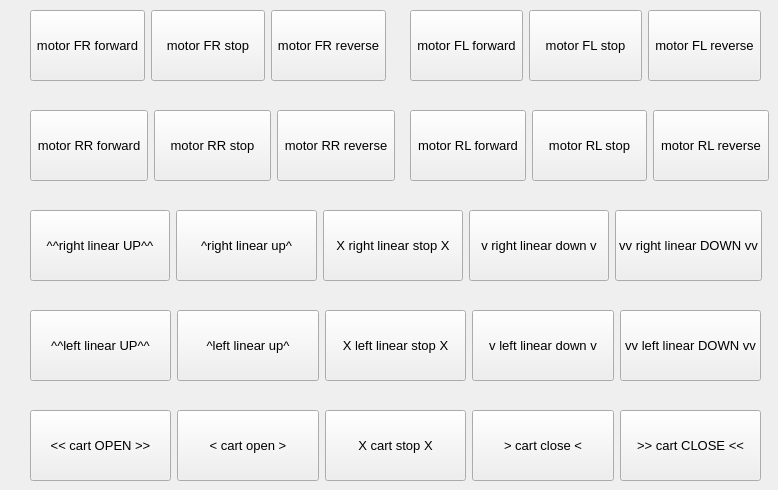
        <widget class="QWidget" name="manual_motors_page">
         <widget class="QWidget" name="horizontalLayoutWidget_42">
          <property name="geometry">
           <rect>
            <x>30</x>
            <y>10</y>
            <width>356</width>
            <height>71</height>
           </rect>
          </property>
          <layout class="QHBoxLayout" name="horizontalLayout_46">
           <item>
            <widget class="QPushButton" name="motor_spin_button_fr">
             <property name="sizePolicy">
              <sizepolicy hsizetype="Minimum" vsizetype="Preferred">
               <horstretch>0</horstretch>
               <verstretch>0</verstretch>
              </sizepolicy>
             </property>
             <property name="font">
              <font>
               <pointsize>10</pointsize>
               <weight>50</weight>
               <bold>false</bold>
              </font>
             </property>
             <property name="text">
              <string>motor FR forward</string>
             </property>
            </widget>
           </item>
           <item>
            <widget class="QPushButton" name="motor_stop_button_fr">
             <property name="sizePolicy">
              <sizepolicy hsizetype="Minimum" vsizetype="Preferred">
               <horstretch>0</horstretch>
               <verstretch>0</verstretch>
              </sizepolicy>
             </property>
             <property name="font">
              <font>
               <pointsize>10</pointsize>
               <weight>50</weight>
               <bold>false</bold>
              </font>
             </property>
             <property name="text">
              <string>motor FR stop</string>
             </property>
            </widget>
           </item>
           <item>
            <widget class="QPushButton" name="motor_reverse_button_fr">
             <property name="sizePolicy">
              <sizepolicy hsizetype="Minimum" vsizetype="Preferred">
               <horstretch>0</horstretch>
               <verstretch>0</verstretch>
              </sizepolicy>
             </property>
             <property name="font">
              <font>
               <pointsize>10</pointsize>
               <weight>50</weight>
               <bold>false</bold>
              </font>
             </property>
             <property name="text">
              <string>motor FR reverse</string>
             </property>
            </widget>
           </item>
          </layout>
         </widget>
         <widget class="QWidget" name="horizontalLayoutWidget_43">
          <property name="geometry">
           <rect>
            <x>410</x>
            <y>10</y>
            <width>351</width>
            <height>71</height>
           </rect>
          </property>
          <layout class="QHBoxLayout" name="horizontalLayout_47">
           <item>
            <widget class="QPushButton" name="motor_spin_button_fl">
             <property name="sizePolicy">
              <sizepolicy hsizetype="Minimum" vsizetype="Preferred">
               <horstretch>0</horstretch>
               <verstretch>0</verstretch>
              </sizepolicy>
             </property>
             <property name="font">
              <font>
               <pointsize>10</pointsize>
               <weight>50</weight>
               <bold>false</bold>
              </font>
             </property>
             <property name="text">
              <string>motor FL forward</string>
             </property>
            </widget>
           </item>
           <item>
            <widget class="QPushButton" name="motor_stop_button_fl">
             <property name="sizePolicy">
              <sizepolicy hsizetype="Minimum" vsizetype="Preferred">
               <horstretch>0</horstretch>
               <verstretch>0</verstretch>
              </sizepolicy>
             </property>
             <property name="font">
              <font>
               <pointsize>10</pointsize>
               <weight>50</weight>
               <bold>false</bold>
              </font>
             </property>
             <property name="text">
              <string>motor FL stop</string>
             </property>
            </widget>
           </item>
           <item>
            <widget class="QPushButton" name="motor_reverse_button_fl">
             <property name="sizePolicy">
              <sizepolicy hsizetype="Minimum" vsizetype="Preferred">
               <horstretch>0</horstretch>
               <verstretch>0</verstretch>
              </sizepolicy>
             </property>
             <property name="font">
              <font>
               <pointsize>10</pointsize>
               <weight>50</weight>
               <bold>false</bold>
              </font>
             </property>
             <property name="text">
              <string>motor FL reverse</string>
             </property>
            </widget>
           </item>
          </layout>
         </widget>
         <widget class="QWidget" name="horizontalLayoutWidget_44">
          <property name="geometry">
           <rect>
            <x>30</x>
            <y>110</y>
            <width>365</width>
            <height>71</height>
           </rect>
          </property>
          <layout class="QHBoxLayout" name="horizontalLayout_48">
           <item>
            <widget class="QPushButton" name="motor_spin_button_rr">
             <property name="sizePolicy">
              <sizepolicy hsizetype="Minimum" vsizetype="Preferred">
               <horstretch>0</horstretch>
               <verstretch>0</verstretch>
              </sizepolicy>
             </property>
             <property name="font">
              <font>
               <pointsize>10</pointsize>
               <weight>50</weight>
               <bold>false</bold>
              </font>
             </property>
             <property name="text">
              <string>motor RR forward</string>
             </property>
            </widget>
           </item>
           <item>
            <widget class="QPushButton" name="motor_stop_button_rr">
             <property name="sizePolicy">
              <sizepolicy hsizetype="Minimum" vsizetype="Preferred">
               <horstretch>0</horstretch>
               <verstretch>0</verstretch>
              </sizepolicy>
             </property>
             <property name="font">
              <font>
               <pointsize>10</pointsize>
               <weight>50</weight>
               <bold>false</bold>
              </font>
             </property>
             <property name="text">
              <string>motor RR stop</string>
             </property>
            </widget>
           </item>
           <item>
            <widget class="QPushButton" name="motor_reverse_button_rr">
             <property name="sizePolicy">
              <sizepolicy hsizetype="Minimum" vsizetype="Preferred">
               <horstretch>0</horstretch>
               <verstretch>0</verstretch>
              </sizepolicy>
             </property>
             <property name="font">
              <font>
               <pointsize>10</pointsize>
               <weight>50</weight>
               <bold>false</bold>
              </font>
             </property>
             <property name="text">
              <string>motor RR reverse</string>
             </property>
            </widget>
           </item>
          </layout>
         </widget>
         <widget class="QWidget" name="horizontalLayoutWidget_45">
          <property name="geometry">
           <rect>
            <x>410</x>
            <y>110</y>
            <width>359</width>
            <height>71</height>
           </rect>
          </property>
          <layout class="QHBoxLayout" name="horizontalLayout_49">
           <item>
            <widget class="QPushButton" name="motor_spin_button_rl">
             <property name="sizePolicy">
              <sizepolicy hsizetype="Minimum" vsizetype="Preferred">
               <horstretch>0</horstretch>
               <verstretch>0</verstretch>
              </sizepolicy>
             </property>
             <property name="font">
              <font>
               <pointsize>10</pointsize>
               <weight>50</weight>
               <bold>false</bold>
              </font>
             </property>
             <property name="text">
              <string>motor RL forward</string>
             </property>
            </widget>
           </item>
           <item>
            <widget class="QPushButton" name="motor_stop_button_rl">
             <property name="sizePolicy">
              <sizepolicy hsizetype="Minimum" vsizetype="Preferred">
               <horstretch>0</horstretch>
               <verstretch>0</verstretch>
              </sizepolicy>
             </property>
             <property name="font">
              <font>
               <pointsize>10</pointsize>
               <weight>50</weight>
               <bold>false</bold>
              </font>
             </property>
             <property name="text">
              <string>motor RL stop</string>
             </property>
            </widget>
           </item>
           <item>
            <widget class="QPushButton" name="motor_reverse_button_rl">
             <property name="sizePolicy">
              <sizepolicy hsizetype="Minimum" vsizetype="Preferred">
               <horstretch>0</horstretch>
               <verstretch>0</verstretch>
              </sizepolicy>
             </property>
             <property name="font">
              <font>
               <pointsize>10</pointsize>
               <weight>50</weight>
               <bold>false</bold>
              </font>
             </property>
             <property name="text">
              <string>motor RL reverse</string>
             </property>
            </widget>
           </item>
          </layout>
         </widget>
         <widget class="QWidget" name="horizontalLayoutWidget_46">
          <property name="geometry">
           <rect>
            <x>30</x>
            <y>210</y>
            <width>732</width>
            <height>71</height>
           </rect>
          </property>
          <layout class="QHBoxLayout" name="horizontalLayout_50">
           <item>
            <widget class="QPushButton" name="motor_right_linear_big_up">
             <property name="sizePolicy">
              <sizepolicy hsizetype="Minimum" vsizetype="Preferred">
               <horstretch>0</horstretch>
               <verstretch>0</verstretch>
              </sizepolicy>
             </property>
             <property name="font">
              <font>
               <pointsize>10</pointsize>
               <weight>50</weight>
               <bold>false</bold>
              </font>
             </property>
             <property name="text">
              <string>^^right linear UP^^</string>
             </property>
            </widget>
           </item>
           <item>
            <widget class="QPushButton" name="motor_right_linear_small_up">
             <property name="sizePolicy">
              <sizepolicy hsizetype="Minimum" vsizetype="Preferred">
               <horstretch>0</horstretch>
               <verstretch>0</verstretch>
              </sizepolicy>
             </property>
             <property name="font">
              <font>
               <pointsize>10</pointsize>
               <weight>50</weight>
               <bold>false</bold>
              </font>
             </property>
             <property name="text">
              <string>^right linear up^</string>
             </property>
            </widget>
           </item>
           <item>
            <widget class="QPushButton" name="motor_right_linear_stop">
             <property name="sizePolicy">
              <sizepolicy hsizetype="Minimum" vsizetype="Preferred">
               <horstretch>0</horstretch>
               <verstretch>0</verstretch>
              </sizepolicy>
             </property>
             <property name="font">
              <font>
               <pointsize>10</pointsize>
               <weight>50</weight>
               <bold>false</bold>
              </font>
             </property>
             <property name="text">
              <string>X right linear stop X</string>
             </property>
            </widget>
           </item>
           <item>
            <widget class="QPushButton" name="motor_right_linear_small_down">
             <property name="sizePolicy">
              <sizepolicy hsizetype="Minimum" vsizetype="Preferred">
               <horstretch>0</horstretch>
               <verstretch>0</verstretch>
              </sizepolicy>
             </property>
             <property name="font">
              <font>
               <pointsize>10</pointsize>
               <weight>50</weight>
               <bold>false</bold>
              </font>
             </property>
             <property name="text">
              <string>v right linear down v</string>
             </property>
            </widget>
           </item>
           <item>
            <widget class="QPushButton" name="motor_right_linear_big_down">
             <property name="sizePolicy">
              <sizepolicy hsizetype="Minimum" vsizetype="Preferred">
               <horstretch>0</horstretch>
               <verstretch>0</verstretch>
              </sizepolicy>
             </property>
             <property name="font">
              <font>
               <pointsize>10</pointsize>
               <weight>50</weight>
               <bold>false</bold>
              </font>
             </property>
             <property name="text">
              <string>vv right linear DOWN vv</string>
             </property>
            </widget>
           </item>
          </layout>
         </widget>
         <widget class="QWidget" name="horizontalLayoutWidget_47">
          <property name="geometry">
           <rect>
            <x>30</x>
            <y>310</y>
            <width>731</width>
            <height>71</height>
           </rect>
          </property>
          <layout class="QHBoxLayout" name="horizontalLayout_51">
           <item>
            <widget class="QPushButton" name="motor_left_linear_big_up">
             <property name="sizePolicy">
              <sizepolicy hsizetype="Minimum" vsizetype="Preferred">
               <horstretch>0</horstretch>
               <verstretch>0</verstretch>
              </sizepolicy>
             </property>
             <property name="font">
              <font>
               <pointsize>10</pointsize>
               <weight>50</weight>
               <bold>false</bold>
              </font>
             </property>
             <property name="text">
              <string>^^left linear UP^^</string>
             </property>
            </widget>
           </item>
           <item>
            <widget class="QPushButton" name="motor_left_linear_small_up">
             <property name="sizePolicy">
              <sizepolicy hsizetype="Minimum" vsizetype="Preferred">
               <horstretch>0</horstretch>
               <verstretch>0</verstretch>
              </sizepolicy>
             </property>
             <property name="font">
              <font>
               <pointsize>10</pointsize>
               <weight>50</weight>
               <bold>false</bold>
              </font>
             </property>
             <property name="text">
              <string>^left linear up^</string>
             </property>
            </widget>
           </item>
           <item>
            <widget class="QPushButton" name="motor_left_linear_stop">
             <property name="sizePolicy">
              <sizepolicy hsizetype="Minimum" vsizetype="Preferred">
               <horstretch>0</horstretch>
               <verstretch>0</verstretch>
              </sizepolicy>
             </property>
             <property name="font">
              <font>
               <pointsize>10</pointsize>
               <weight>50</weight>
               <bold>false</bold>
              </font>
             </property>
             <property name="text">
              <string>X left linear stop X</string>
             </property>
            </widget>
           </item>
           <item>
            <widget class="QPushButton" name="motor_left_linear_small_down">
             <property name="sizePolicy">
              <sizepolicy hsizetype="Minimum" vsizetype="Preferred">
               <horstretch>0</horstretch>
               <verstretch>0</verstretch>
              </sizepolicy>
             </property>
             <property name="font">
              <font>
               <pointsize>10</pointsize>
               <weight>50</weight>
               <bold>false</bold>
              </font>
             </property>
             <property name="text">
              <string>v left linear down v</string>
             </property>
            </widget>
           </item>
           <item>
            <widget class="QPushButton" name="motor_left_linear_big_down">
             <property name="sizePolicy">
              <sizepolicy hsizetype="Minimum" vsizetype="Preferred">
               <horstretch>0</horstretch>
               <verstretch>0</verstretch>
              </sizepolicy>
             </property>
             <property name="font">
              <font>
               <pointsize>10</pointsize>
               <weight>50</weight>
               <bold>false</bold>
              </font>
             </property>
             <property name="text">
              <string>vv left linear DOWN vv</string>
             </property>
            </widget>
           </item>
          </layout>
         </widget>
         <widget class="QWidget" name="horizontalLayoutWidget_48">
          <property name="geometry">
           <rect>
            <x>30</x>
            <y>410</y>
            <width>731</width>
            <height>71</height>
           </rect>
          </property>
          <layout class="QHBoxLayout" name="horizontalLayout_52">
           <item>
            <widget class="QPushButton" name="motor_cart_big_open">
             <property name="sizePolicy">
              <sizepolicy hsizetype="Minimum" vsizetype="Preferred">
               <horstretch>0</horstretch>
               <verstretch>0</verstretch>
              </sizepolicy>
             </property>
             <property name="font">
              <font>
               <pointsize>10</pointsize>
               <weight>50</weight>
               <bold>false</bold>
              </font>
             </property>
             <property name="text">
              <string>&lt;&lt; cart OPEN &gt;&gt;</string>
             </property>
            </widget>
           </item>
           <item>
            <widget class="QPushButton" name="motor_cart_small_open">
             <property name="sizePolicy">
              <sizepolicy hsizetype="Minimum" vsizetype="Preferred">
               <horstretch>0</horstretch>
               <verstretch>0</verstretch>
              </sizepolicy>
             </property>
             <property name="font">
              <font>
               <pointsize>10</pointsize>
               <weight>50</weight>
               <bold>false</bold>
              </font>
             </property>
             <property name="text">
              <string>&lt; cart open &gt;</string>
             </property>
            </widget>
           </item>
           <item>
            <widget class="QPushButton" name="motor_cart_stop">
             <property name="sizePolicy">
              <sizepolicy hsizetype="Minimum" vsizetype="Preferred">
               <horstretch>0</horstretch>
               <verstretch>0</verstretch>
              </sizepolicy>
             </property>
             <property name="font">
              <font>
               <pointsize>10</pointsize>
               <weight>50</weight>
               <bold>false</bold>
              </font>
             </property>
             <property name="text">
              <string>X cart stop X</string>
             </property>
            </widget>
           </item>
           <item>
            <widget class="QPushButton" name="motor_cart_small_close">
             <property name="sizePolicy">
              <sizepolicy hsizetype="Minimum" vsizetype="Preferred">
               <horstretch>0</horstretch>
               <verstretch>0</verstretch>
              </sizepolicy>
             </property>
             <property name="font">
              <font>
               <pointsize>10</pointsize>
               <weight>50</weight>
               <bold>false</bold>
              </font>
             </property>
             <property name="text">
              <string>&gt; cart close &lt;</string>
             </property>
            </widget>
           </item>
           <item>
            <widget class="QPushButton" name="motor_cart_big_close">
             <property name="sizePolicy">
              <sizepolicy hsizetype="Minimum" vsizetype="Preferred">
               <horstretch>0</horstretch>
               <verstretch>0</verstretch>
              </sizepolicy>
             </property>
             <property name="font">
              <font>
               <pointsize>10</pointsize>
               <weight>50</weight>
               <bold>false</bold>
              </font>
             </property>
             <property name="text">
              <string>&gt;&gt; cart CLOSE &lt;&lt;</string>
             </property>
            </widget>
           </item>
          </layout>
         </widget>
        </widget>
